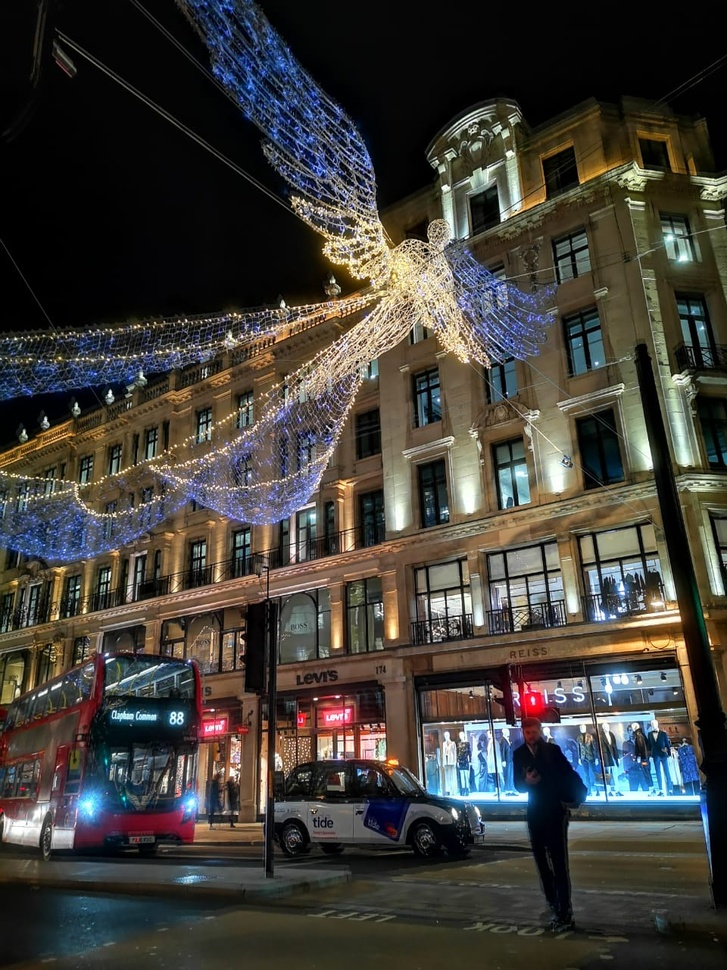
#> input picture images/londonxmas.jpeg, 727 x 970 px, shrunk from 960 x 1280 before the run, found by its file name
$ jupyter execute --allow-errors 'CannyEdge - Copy.ipynb'
#> lines starting #> are read from the running program, lines starting #| are printed output that depends on the picture; after the words box and inside, x2 and y2 are one past the last pixel; in counts of white or black regions, pixels touching at a corner belong together
[cell 1]
import cv2
import numpy as np
import matplotlib.pyplot as plt

[cell 2]
def imshow(title,image,size=3):
    h,w = image.shape[:2]
    aspect_ratio = w/h
    plt.figure(figsize=(size*aspect_ratio,size))
    plt.imshow(cv2.cvtColor(image,cv2.COLOR_BGR2RGB))
    plt.title(title)
    plt.show()

[cell 3]
im = cv2.imread('../images/images/opencv_inv.png',0)
#> (the rest of this cell did not finish here and is left out)

[cell 4]
i1 = cv2.imread('../images/images/londonxmas.jpeg')
#> i1 is the input picture: shape (970, 727, 3); mean B, G, R 57, 62.5, 65.4
imshow('Original',i1, size=7)
i2 = cv2.imread('../images/images/londonxmas.jpeg',0)
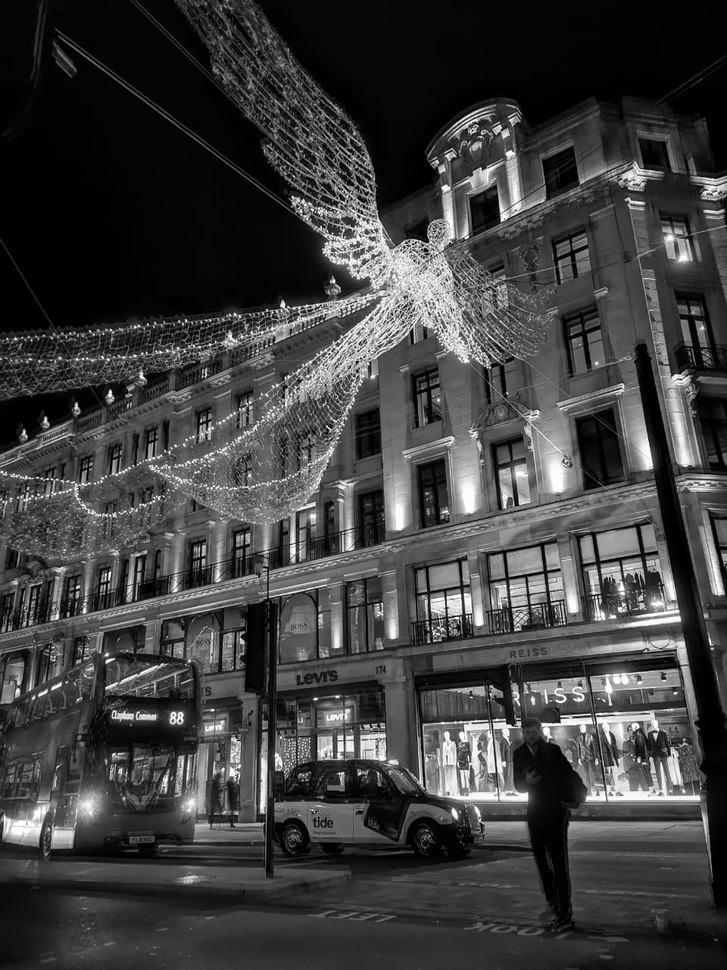
#> i2: shape (970, 727); min 0, max 255, mean 62.7
imshow('Grey',i2, size=7)

c1 = cv2.Canny(i2,50,120)
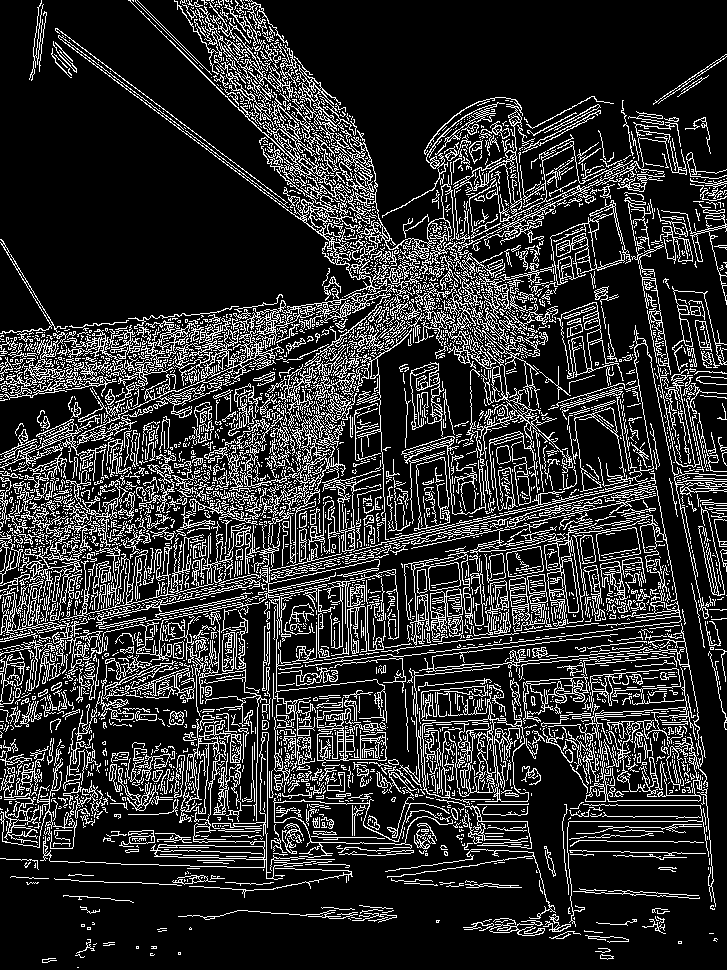
#> c1: shape (970, 727); 18.4% white in thin lines or dots
imshow('Canny1',c1,size=7)

[cell 5]
c2 = cv2.Canny(i2,10,100)
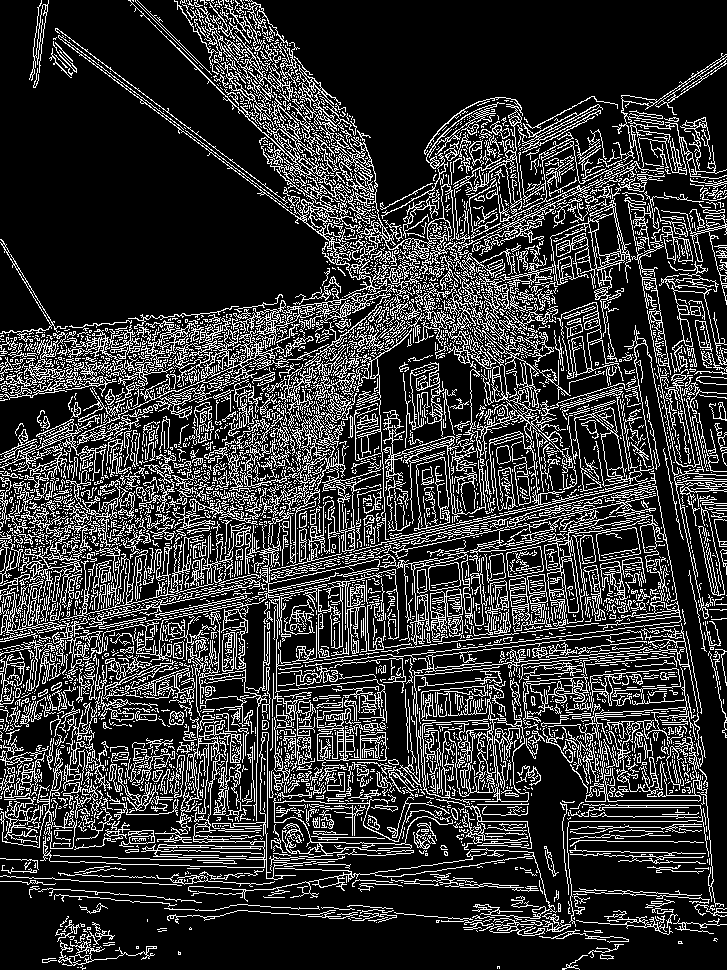
#> c2: shape (970, 727); 20.9% white in thin lines or dots
imshow('Canny Wide',c2,size=7)
c3 = cv2.Canny(i2,250,300)
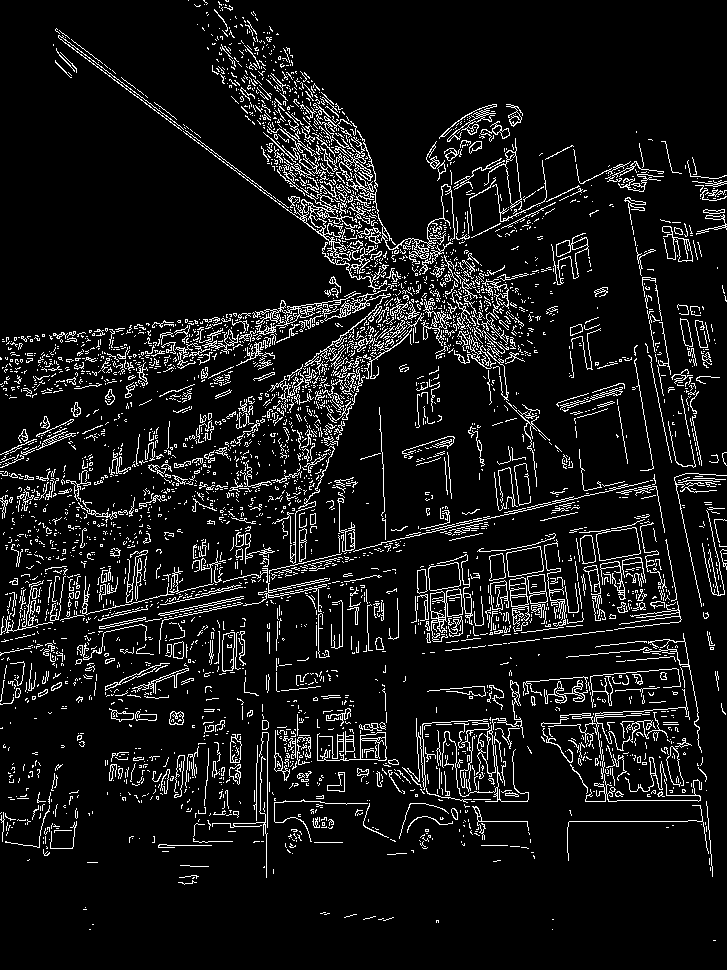
#> c3: shape (970, 727); 8.6% white in thin lines or dots
imshow('Canny Narrow',c3,size=7)

[cell 6]
c4 = cv2.Canny(i2,60,120)
#> c4: shape (970, 727); 17.9% white in thin lines or dots
imshow('Canny 2',c4,size=7)

[cell 7]
def auto_canny(image):
    bl_im = cv2.blur(image,(5,5))
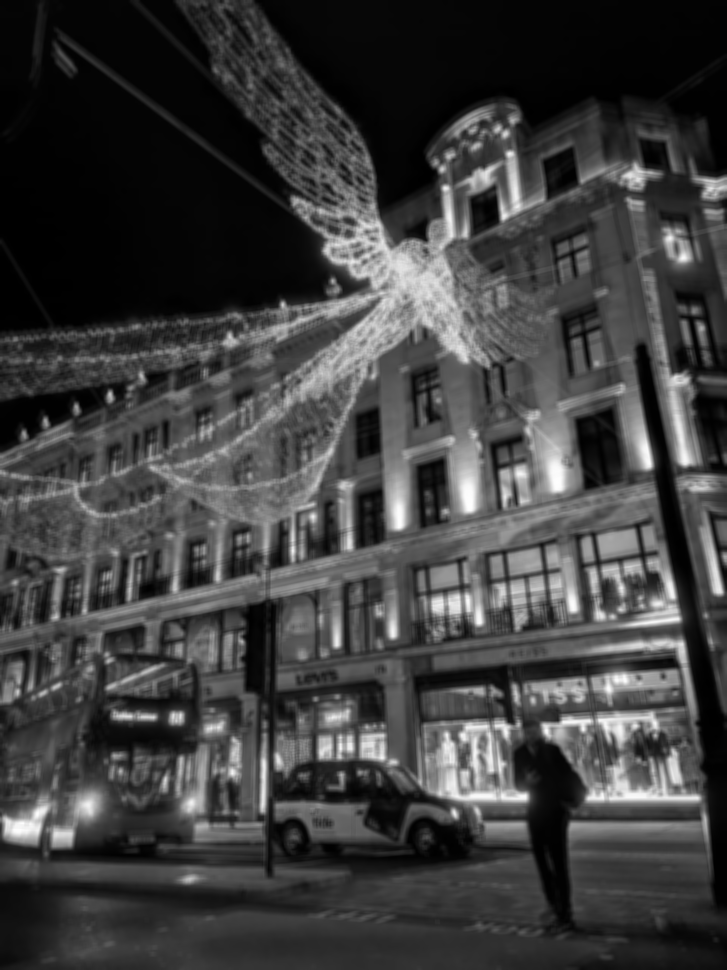
#> bl_im: shape (970, 727); min 0, max 254, mean 62.7
    med_val = np.median(image)
#> med_val = 53
    up = int(min(0,0.66*med_val))
#> up = 0
    dw = int(max(255,1.33*med_val))
#> dw = 255
    ed = cv2.Canny(bl_im,dw,up)
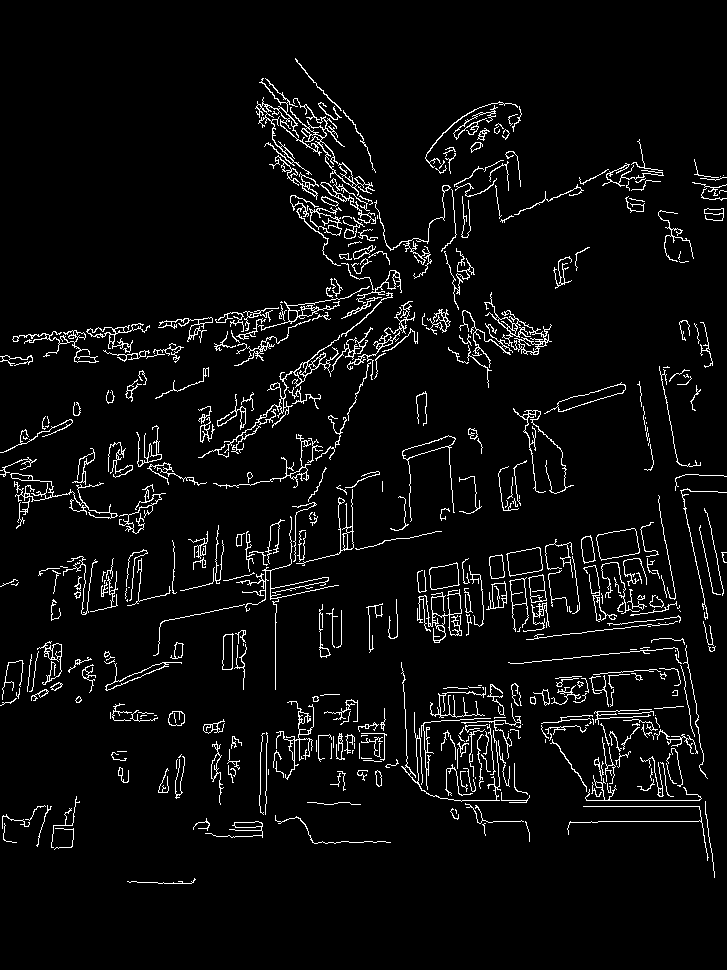
#> ed: shape (970, 727); 4.9% white in thin lines or dots, all inside (x1, y1, x2, y2) = (0, 58, 727, 884)
    return ed

[cell 8]
I = auto_canny(i2)
imshow("Auto Canny",I,size=7)

[cell 9]
np.median(i2)
#> Out = 53

[cell 10]
int(max(100,1.33*np.median(i2)))
#> Out = 100

[cell 11]
int(min(1000,0.66*np.median(i2)))
#> Out = 34
